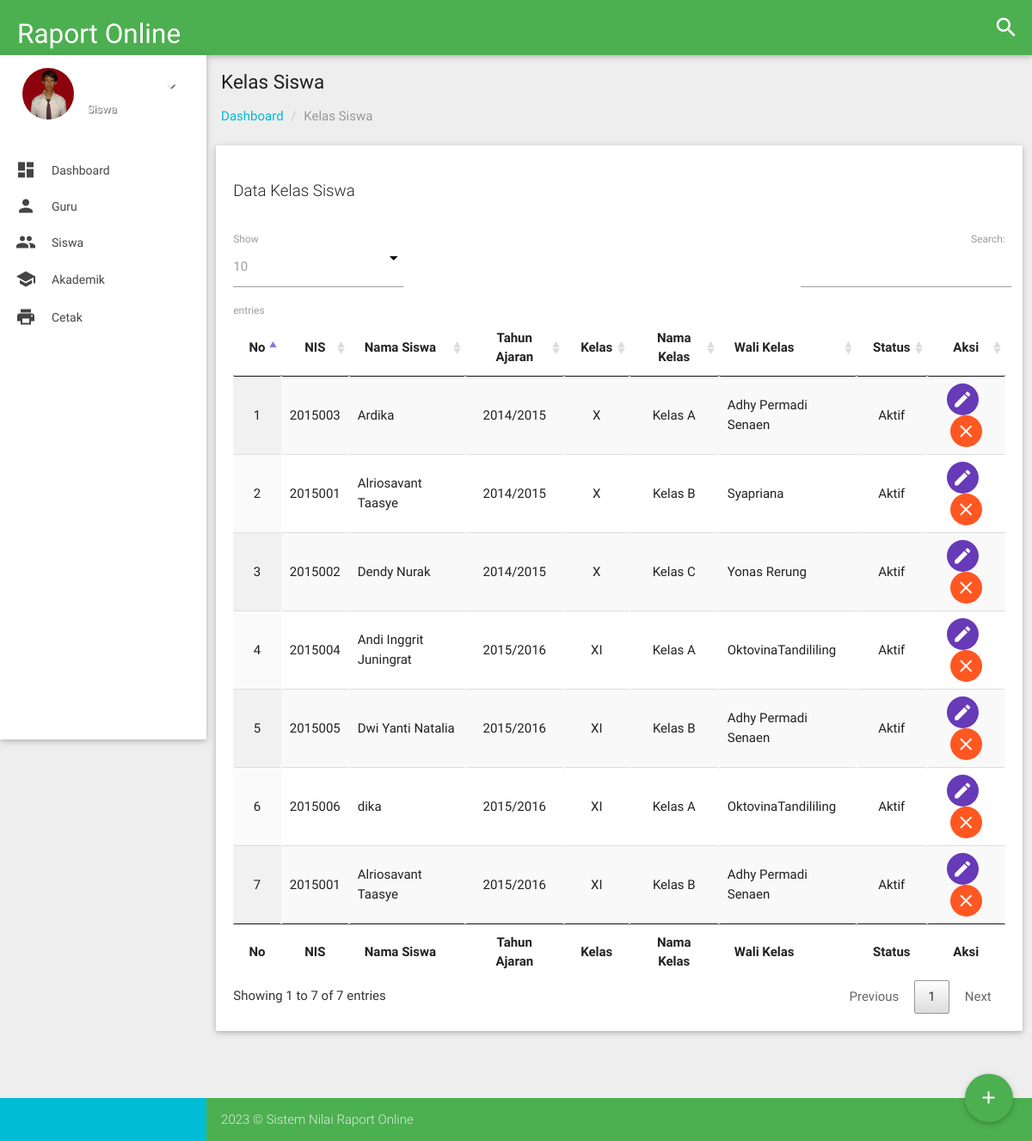
The page /admin/index.php?menu=kelassiswa (signed in) on the database as committed earlier.
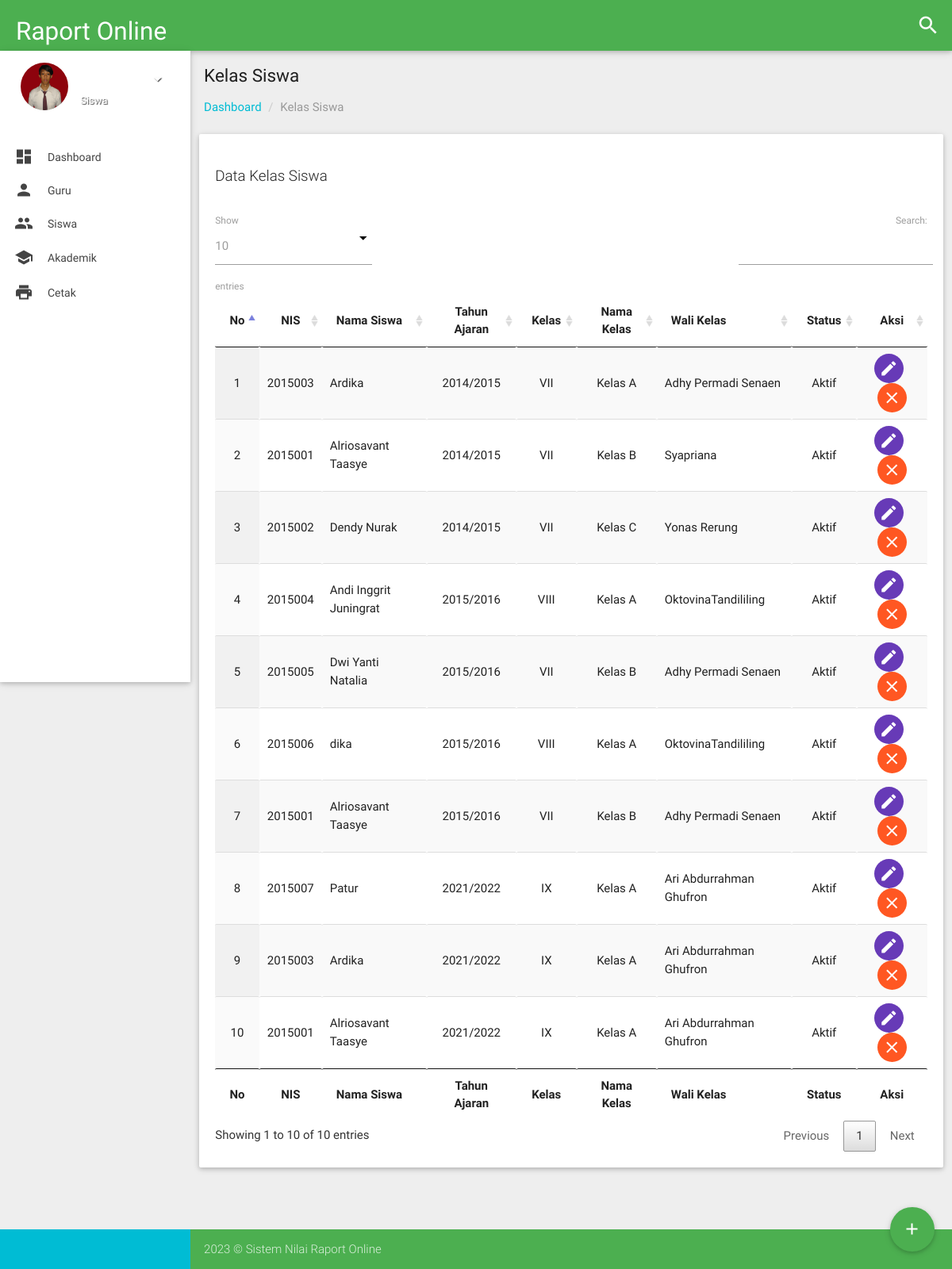
The same page on the database as committed later.
### tables this page shows
CREATE TABLE `datakelas` (
  `kode_datakelas` char(5) NOT NULL,
  `kode_kelas` char(4) NOT NULL,
  `kode_siswa` char(5) NOT NULL,
  `jurusan` varchar(30) DEFAULT NULL
);

CREATE TABLE `siswa` (
  `kode_siswa` char(5) NOT NULL,
  `nis` varchar(7) NOT NULL,
  `password` varchar(100) NOT NULL,
  `nama_siswa` varchar(50) NOT NULL,
  `alamat` varchar(120) NOT NULL,
  `tmp_lahir` varchar(50) NOT NULL,
  `tgl_lahir` date NOT NULL,
  `telp` varchar(12) NOT NULL,
  `jenis_kelamin` varchar(20) NOT NULL,
  `agama` varchar(20) NOT NULL,
  `tahun_angkatan` varchar(9) NOT NULL,
  `status` enum('Aktif','Tidak') NOT NULL,
  `foto` longtext NOT NULL
);

CREATE TABLE `kelas` (
  `kode_kelas` char(4) NOT NULL,
  `tahun_ajar` varchar(9) NOT NULL,
  `kelas` char(5) NOT NULL,
  `nama_kelas` varchar(20) NOT NULL,
  `kode_guru` char(5) NOT NULL,
  `status` enum('Aktif','Tidak') NOT NULL
);

CREATE TABLE `guru` (
  `kode_guru` char(5) NOT NULL,
  `nip` varchar(18) NOT NULL,
  `username` varchar(50) NOT NULL,
  `password` varchar(50) NOT NULL,
  `nama_guru` varchar(50) NOT NULL,
  `alamat` varchar(120) NOT NULL,
  `status` enum('Aktif','Tidak') NOT NULL,
  `jenis_kelamin` varchar(10) NOT NULL,
  `foto` longtext NOT NULL,
  `telp` varchar(12) NOT NULL
);

### admin/menu/aksikelassiswa/tampil.php (the view)
<div id="table-datatables">
  <div class="row">
    <div class="col s12 m12 l12">
      <div class="card-panel">
        <p class="caption">Data Kelas Siswa</p>
        <table id="data-table-simple" class="responsive-table display " cellspacing="0">
          <thead>
            <tr>
              <th>
                <center>No</center>
              </th>
              <th>
                <center>NIS</center>
              </th>
              <th>Nama Siswa</th>
              <th>
                <center>Tahun Ajaran</center>
              </th>
              <th>
                <center>Kelas</center>
              </th>
              <th>
                <center>Nama Kelas</center>
              </th>
              <th>Wali Kelas</th>
              <th>
                <center>Status</center>
              </th>
              <th>
                <center>Aksi</center>
              </th>
            </tr>
          </thead>
          <tfoot>
            <tr>
              <th>
                <center>No</center>
              </th>
              <th>
                <center>NIS</center>
              </th>
              <th>Nama Siswa</th>
              <th>
                <center>Tahun Ajaran</center>
              </th>
              <th>
                <center>Kelas</center>
              </th>
              <th>
                <center>Nama Kelas</center>
              </th>
              <th>Wali Kelas</th>
              <th>
                <center>Status</center>
              </th>
              <th>
                <center>Aksi</center>
              </th>
            </tr>
          </tfoot>
          <tbody>
            <?php
             $no = 1;
             $query = mysqli_query($connect, "SELECT datakelas.kode_datakelas, datakelas.kode_kelas, datakelas.jurusan, kelas.tahun_ajar, kelas.kelas, kelas.nama_kelas, guru.nama_guru, siswa.nis, siswa.nama_siswa, siswa.tahun_angkatan, siswa.status FROM datakelas, kelas, guru, siswa WHERE datakelas.kode_kelas=kelas.kode_kelas AND kelas.kode_guru=guru.kode_guru AND siswa.kode_siswa=datakelas.kode_siswa");
             while ($data = mysqli_fetch_array($query)) {
             ?>
              <tr>
                <td>
                  <center><?php echo $no++; ?></center>
                </td>
                <td>
                  <center><?php echo "$data[nis]"; ?></center>
                </td>
                <td><?php echo "$data[nama_siswa]"; ?></td>
                <td>
                  <center><?php echo "$data[tahun_ajar]"; ?></center>
                </td>
                <td>
                  <center><?php echo "$data[kelas]"; ?></center>
                </td>
                <td>
                  <center><?php echo $data['nama_kelas']; ?></center>
                </td>
                <td><?php echo "$data[nama_guru]"; ?></td>
                <td>
                  <center><?php echo "$data[status]"; ?></center>
                </td>
                <td>
                  <center><a href="?menu=kelassiswa&aksi=editdatakelassiswa&id=<?php echo $data['kode_datakelas']; ?>" class="btn-floating waves-effect waves-light btn-flat deep-purple btn tooltipped" data-position="left" data-delay="50" data-tooltip="Edit"><i class="mdi-content-create"></i></a> &nbsp;
                    <a onClick="swal({
                                           title: 'Anda yakin?',
                                           text: 'Data akan dihapus secara permanen!',
                                           type: 'warning',
                                           showCancelButton: true,
                                           confirmButtonColor: '#DD6B55',
                                           confirmButtonText: 'Ya, hapus!',
                                           cancelButtonText: 'Tidak, Batalkan!',
                                           closeOnConfirm: false,
                                           closeOnCancel: false
                                         },
                                         function(isConfirm){
                                           if (isConfirm) {
                                             window.location.href='aksi.php?menu=kelassiswa&aksi=hapus&id=<?php echo $data['kode_datakelas']; ?>'
                                           } else {
                                               swal('Dibatalkan', 'Data batal dihapus :)', 'error');
                                           }
                                         });" href="#" class="btn-floating waves-effect waves-light btn-flat deep-orange btn tooltipped" data-position="right" data-delay="50" data-tooltip="Hapus"><i class="mdi-content-clear"></i></a>
                  </center>
                </td>
              </tr>
            <?php
             }
             ?>
          </tbody>
        </table>
      </div>
    </div>
  </div>
</div>
<br>
<div class="fixed-action-btn">
  <a href="?menu=kelassiswa&aksi=tambahdatakelassiswa" class="btn-floating btn-large waves-effect waves-light green btn tooltipped" data-position="top" data-delay="50" data-tooltip="Tambah">
    <i class="large mdi-content-add"></i>
  </a>
</div>

Rows that differ between the two databases and show on the page:
changed through a linked row, datakelas (number 1 of 10 on the later page): kode_kelas.kelas "X" → "VII"
changed through a linked row, datakelas "Syapriana": kode_kelas.kelas "X" → "VII"
changed through a linked row, datakelas "Dendy Nurak": kode_kelas.kelas "X" → "VII"
changed through a linked row, datakelas "Andi Inggrit Juningrat": kode_kelas.kelas "XI" → "VIII"
changed through a linked row, datakelas "Dwi Yanti Natalia": kode_kelas.kelas "XI" → "VII"
changed through a linked row, datakelas "dika": kode_kelas.kelas "XI" → "VIII"
changed through a linked row, datakelas (number 7 of 10 on the later page): kode_kelas.kelas "XI" → "VII"
added datakelas: kode_siswa.nis "2015007", kode_siswa.nama_siswa "Patur", kode_kelas.tahun_ajar "2021/2022", kode_kelas.kelas "IX", kode_kelas.nama_kelas "Kelas A", guru.nama_guru "Ari Abdurrahman Ghufron", kode_siswa.status "Aktif"
added datakelas: kode_siswa.nis "2015003", kode_siswa.nama_siswa "Ardika", kode_kelas.tahun_ajar "2021/2022", kode_kelas.kelas "IX", kode_kelas.nama_kelas "Kelas A", guru.nama_guru "Ari Abdurrahman Ghufron", kode_siswa.status "Aktif"
added datakelas: kode_siswa.nis "2015001", kode_siswa.nama_siswa "Alriosavant Taasye", kode_kelas.tahun_ajar "2021/2022", kode_kelas.kelas "IX", kode_kelas.nama_kelas "Kelas A", guru.nama_guru "Ari Abdurrahman Ghufron", kode_siswa.status "Aktif"
Other text that changed with them:
text written by a page script: "Show entries Search: Showing 1 to 7 of 7 entries Previous 1 Next" → "Show entries Search: Showing 1 to 10 of 10 entries Previous 1 Next"
